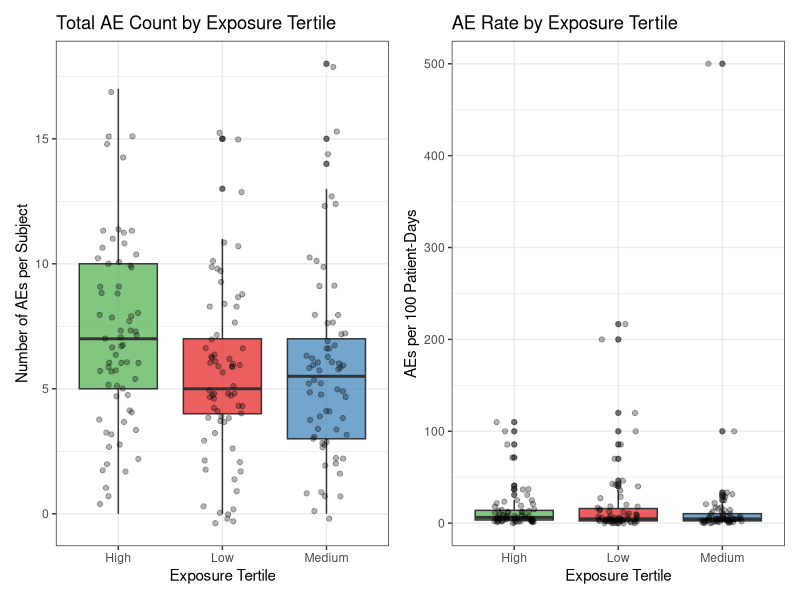
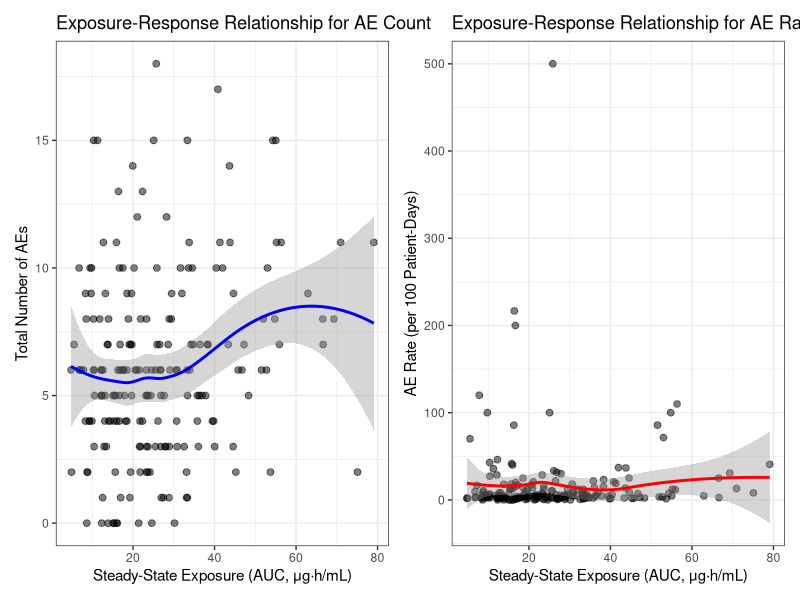
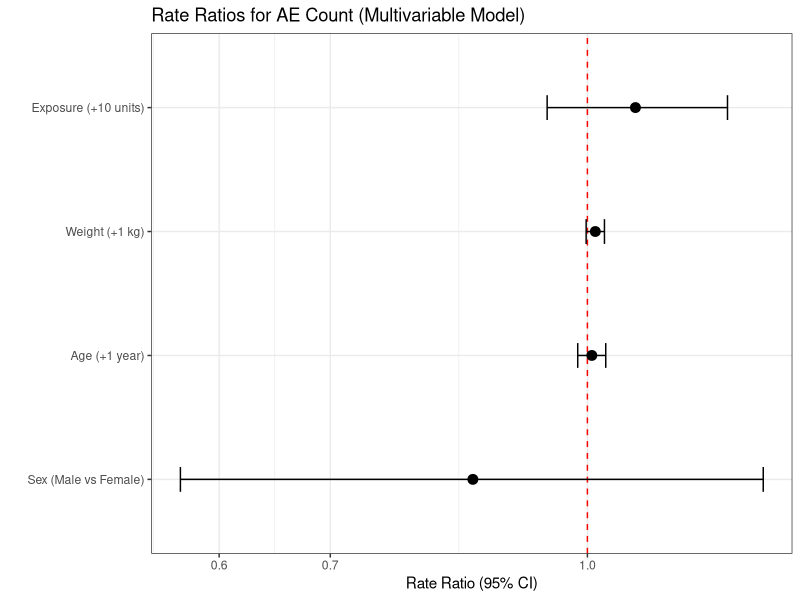
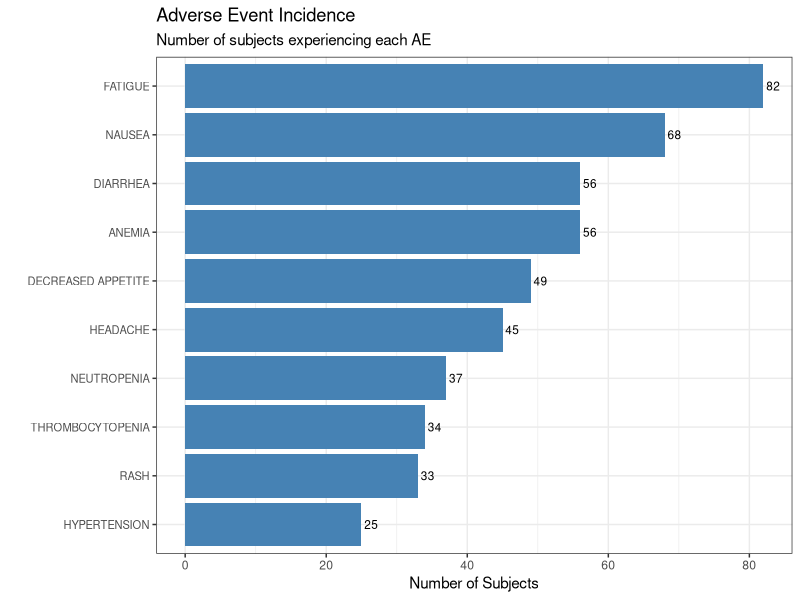
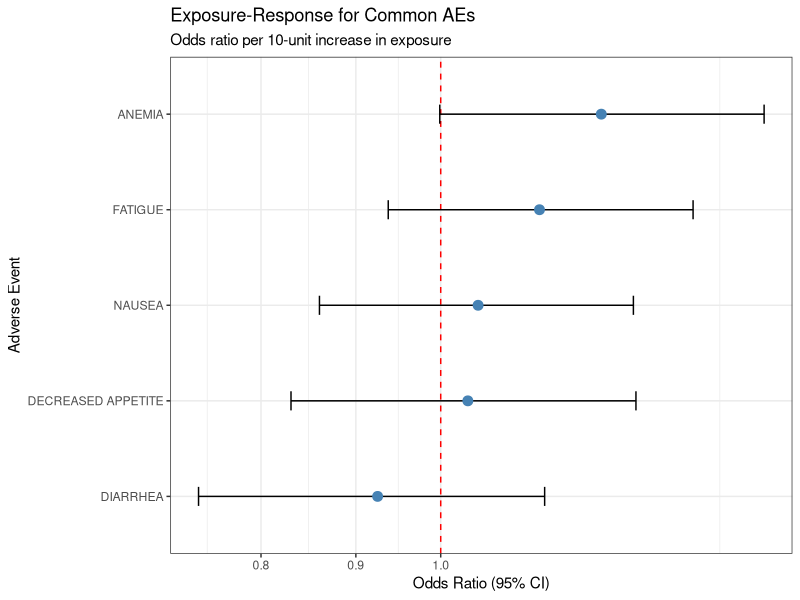
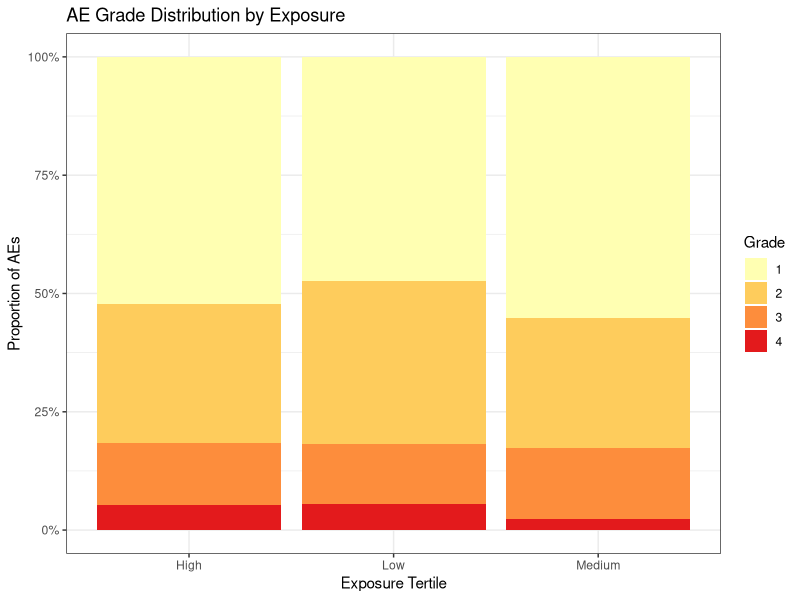
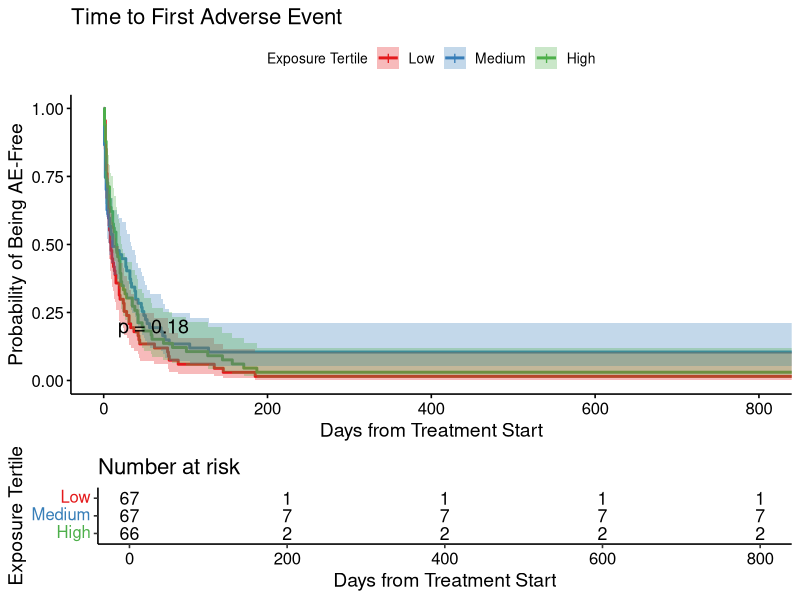
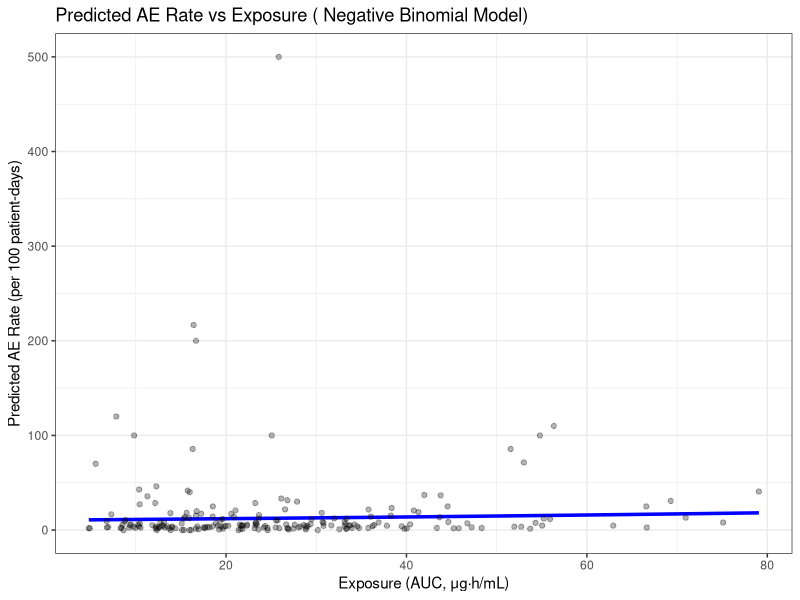

Generate these figures, in order, with R:
#===============================================================================
# Supplementary Material S2
# Exposure-Safety (ADES) Analysis Example
# Standardizing Exposure-Response Data for Modeling and Simulation
#
# Purpose: Demonstrate complete workflow from ADES dataset to exposure-safety
#          modeling using adverse event data with multi-level structure
#
# Author: [Your Name]
# Date: 2026-01-17
#===============================================================================

# Required packages
required_packages <- c("dplyr", "ggplot2", "tidyr", "MASS", "pscl",
                       "broom", "patchwork", "scales", "forcats")

# Install if needed
new_packages <- required_packages[!(required_packages %in% 
                                    installed.packages()[,"Package"])]
if(length(new_packages)) install.packages(new_packages)

# Load libraries
library(dplyr)
library(ggplot2)
library(tidyr)
library(MASS)      # For glm.nb (negative binomial)
library(pscl)      # For zero-inflated models
library(broom)     # For tidy model output
library(patchwork) # For combining plots
library(scales)    # For formatting
library(forcats)   # For factor manipulation

# Prevent MASS::select from masking dplyr::select
select <- dplyr::select

# Create output directories
if (!dir.exists("output/figures")) dir.create("output/figures", recursive = TRUE)
if (!dir.exists("output/tables")) dir.create("output/tables", recursive = TRUE)

#===============================================================================
# 1. DATA PREPARATION
#===============================================================================

cat("\n=== ADES EXPOSURE-SAFETY ANALYSIS ===\n\n")

# Load ADES dataset
ades <- read.csv("data/ades_example.csv")

cat("=== ADES Dataset Structure ===\n")
cat("Total records:", nrow(ades), "\n")
cat("Multi-level structure:\n")
cat("  - Subject-level (PARAMCD='SUBJSUM'):", 
    sum(ades$PARAMCD == "SUBJSUM"), "\n")
cat("  - Event-level (PARAMCD='AEVENT'):", 
    sum(ades$PARAMCD == "AEVENT"), "\n")
cat("  - Parameter-level (by AEDECOD):", 
    sum(!ades$PARAMCD %in% c("SUBJSUM", "AEVENT")), "\n\n")

# Extract different levels
ades_subject <- ades %>% filter(PARAMCD == "SUBJSUM")
ades_event <- ades %>% filter(PARAMCD == "AEVENT")
ades_param <- ades %>% filter(!PARAMCD %in% c("SUBJSUM", "AEVENT"))

cat("Analysis populations:\n")
cat("  - Subject-level:", nrow(ades_subject), "subjects\n")
cat("  - Event-level:", nrow(ades_event), "AE events\n")
cat("  - Unique AE terms:", length(unique(ades_param$AEDECOD)), "\n\n")

#===============================================================================
# 2. EXPLORATORY ANALYSIS
#===============================================================================

cat("=== EXPLORATORY ANALYSIS ===\n\n")

## 2.1 Overall AE Incidence by Exposure ----

# Summary by exposure tertile
ae_summary <- ades_subject %>%
  group_by(EXPOSURE_TERTILE = factor(EXPOSURE_TERTILE, 
                                      levels = c("Low", "Medium", "High"))) %>%
  summarise(
    N = n(),
    Mean_N_AES = mean(N_AES, na.rm = TRUE),
    SD_N_AES = sd(N_AES, na.rm = TRUE),
    Mean_Rate = mean(RATE_AES, na.rm = TRUE),
    SD_Rate = sd(RATE_AES, na.rm = TRUE),
    Prop_Any_AE = mean(ANY_AE == "Y", na.rm = TRUE),
    Prop_Any_SAE = mean(ANY_SAE == "Y", na.rm = TRUE),
    .groups = "drop"
  )

cat("AE Incidence by Exposure Tertile:\n")
print(ae_summary)
cat("\n")

# Visualization: AE counts by exposure tertile
p1 <- ggplot(ades_subject, 
             aes(x = EXPOSURE_TERTILE, y = N_AES, fill = EXPOSURE_TERTILE)) +
  geom_boxplot(alpha = 0.7) +
  geom_jitter(width = 0.2, alpha = 0.3) +
  scale_fill_manual(values = c("Low" = "#E41A1C", 
                                "Medium" = "#377EB8", 
                                "High" = "#4DAF4A")) +
  labs(title = "Total AE Count by Exposure Tertile",
       x = "Exposure Tertile",
       y = "Number of AEs per Subject") +
  theme_bw() +
  theme(legend.position = "none")

# AE rates by exposure
p2 <- ggplot(ades_subject, 
             aes(x = EXPOSURE_TERTILE, y = RATE_AES, fill = EXPOSURE_TERTILE)) +
  geom_boxplot(alpha = 0.7) +
  geom_jitter(width = 0.2, alpha = 0.3) +
  scale_fill_manual(values = c("Low" = "#E41A1C", 
                                "Medium" = "#377EB8", 
                                "High" = "#4DAF4A")) +
  labs(title = "AE Rate by Exposure Tertile",
       x = "Exposure Tertile",
       y = "AEs per 100 Patient-Days") +
  theme_bw() +
  theme(legend.position = "none")

# Combine plots
p_combined <- p1 | p2
ggsave("output/figures/Figure_S2A_AE_by_exposure_tertile.pdf",
       p_combined, width = 12, height = 5)

cat("Boxplots saved: output/figures/Figure_S2A_AE_by_exposure_tertile.pdf\n")

## 2.2 Continuous Exposure-Response ----

# Scatter plot: exposure vs AE count
p3 <- ggplot(ades_subject, aes(x = EXPOSURE_VAR, y = N_AES)) +
  geom_point(alpha = 0.5, size = 2) +
  geom_smooth(method = "loess", se = TRUE, color = "blue") +
  labs(title = "Exposure-Response Relationship for AE Count",
       x = "Steady-State Exposure (AUC, μg·h/mL)",
       y = "Total Number of AEs") +
  theme_bw()

# Scatter plot: exposure vs AE rate
p4 <- ggplot(ades_subject, aes(x = EXPOSURE_VAR, y = RATE_AES)) +
  geom_point(alpha = 0.5, size = 2) +
  geom_smooth(method = "loess", se = TRUE, color = "red") +
  labs(title = "Exposure-Response Relationship for AE Rate",
       x = "Steady-State Exposure (AUC, μg·h/mL)",
       y = "AE Rate (per 100 Patient-Days)") +
  theme_bw()

p_scatter <- p3 | p4
ggsave("output/figures/Figure_S2B_continuous_ER.pdf",
       p_scatter, width = 12, height = 5)

#===============================================================================
# 3. POISSON REGRESSION MODEL
#===============================================================================

cat("\n=== POISSON REGRESSION MODEL ===\n\n")

## 3.1 Simple Poisson Model ----

# Account for varying treatment duration using offset
ades_subject_analysis <- ades_subject %>%
  mutate(
    log_trtdur = log(TRTDURD),
    EXPOSURE_C = EXPOSURE_VAR - mean(EXPOSURE_VAR, na.rm = TRUE),
    EXPOSURE_C10 = EXPOSURE_C / 10  # Scale for interpretability (per 10 units)
  )

# Fit Poisson model
poisson_model <- glm(N_AES ~ EXPOSURE_C10 + offset(log_trtdur),
                     data = ades_subject_analysis,
                     family = poisson(link = "log"))

cat("Poisson Model Summary:\n")
print(summary(poisson_model))
cat("\n")

# Rate ratio per 10-unit increase in exposure
rr_poisson <- exp(coef(poisson_model)["EXPOSURE_C10"])
rr_ci <- exp(confint(poisson_model)["EXPOSURE_C10", ])

cat("Rate Ratio (per 10 μg·h/mL increase in AUC):\n")
cat(sprintf("  RR = %.3f (95%% CI: %.3f - %.3f)\n", 
            rr_poisson, rr_ci[1], rr_ci[2]))

## 3.2 Check for Overdispersion ----

# Dispersion parameter
dispersion <- sum(residuals(poisson_model, type = "pearson")^2) / 
              poisson_model$df.residual

cat("\nDispersion parameter:", round(dispersion, 2), "\n")
if (dispersion > 1.5) {
  cat("  → Overdispersion detected (>1.5). Consider negative binomial model.\n\n")
} else {
  cat("  → No significant overdispersion.\n\n")
}

## 3.3 Negative Binomial Model (if overdispersed) ----

if (dispersion > 1.5) {
  cat("=== NEGATIVE BINOMIAL MODEL ===\n\n")
  
  nb_model <- glm.nb(N_AES ~ EXPOSURE_C10 + offset(log_trtdur),
                     data = ades_subject_analysis)
  
  cat("Negative Binomial Model Summary:\n")
  print(summary(nb_model))
  cat("\n")
  
  # Rate ratio
  rr_nb <- exp(coef(nb_model)["EXPOSURE_C10"])
  rr_nb_ci <- exp(confint(nb_model)["EXPOSURE_C10", ])
  
  cat("Rate Ratio (per 10 μg·h/mL increase):\n")
  cat(sprintf("  RR = %.3f (95%% CI: %.3f - %.3f)\n", 
              rr_nb, rr_nb_ci[1], rr_nb_ci[2]))
  cat("\n")
  
  # Model comparison
  cat("Model Comparison (AIC):\n")
  cat("  Poisson:", round(AIC(poisson_model), 1), "\n")
  cat("  Negative Binomial:", round(AIC(nb_model), 1), "\n")
  cat("  → Lower AIC indicates better fit\n\n")
  
  # Use NB model for predictions
  final_model <- nb_model
  model_type <- "Negative Binomial"
} else {
  final_model <- poisson_model
  model_type <- "Poisson"
}

#===============================================================================
# 4. COVARIATE ANALYSIS
#===============================================================================

cat("=== COVARIATE ANALYSIS ===\n\n")

## 4.1 Multivariable Model ----

if (model_type == "Negative Binomial") {
  mv_model <- glm.nb(N_AES ~ EXPOSURE_C10 + AGE + SEX + WTBL + 
                       offset(log_trtdur),
                     data = ades_subject_analysis)
} else {
  mv_model <- glm(N_AES ~ EXPOSURE_C10 + AGE + SEX + WTBL + 
                    offset(log_trtdur),
                  data = ades_subject_analysis,
                  family = poisson(link = "log"))
}

cat("Multivariable Model:\n")
print(summary(mv_model))
cat("\n")

# Extract coefficients
mv_coefs <- tidy(mv_model, conf.int = TRUE, exponentiate = TRUE)

cat("Rate Ratios from Multivariable Model:\n")
print(mv_coefs %>% dplyr::select(term, estimate, conf.low, conf.high, p.value))
cat("\n")

# Forest plot
p5 <- mv_coefs %>%
  filter(term != "(Intercept)") %>%
  mutate(term = recode(term,
                       "EXPOSURE_C10" = "Exposure (+10 units)",
                       "AGE" = "Age (+1 year)",
                       "SEXM" = "Sex (Male vs Female)",
                       "WTBL" = "Weight (+1 kg)")) %>%
  ggplot(aes(x = estimate, y = fct_reorder(term, estimate))) +
  geom_vline(xintercept = 1, linetype = "dashed", color = "red") +
  geom_errorbarh(aes(xmin = conf.low, xmax = conf.high), height = 0.2) +
  geom_point(size = 3) +
  scale_x_log10() +
  labs(title = "Rate Ratios for AE Count (Multivariable Model)",
       x = "Rate Ratio (95% CI)",
       y = "") +
  theme_bw()

ggsave("output/figures/Figure_S2C_forest_plot.pdf", p5, width = 8, height = 5)

#===============================================================================
# 5. SPECIFIC AE ANALYSIS
#===============================================================================

cat("=== SPECIFIC ADVERSE EVENT ANALYSIS ===\n\n")

## 5.1 Incidence by AE Term ----

ae_incidence <- ades_param %>%
  group_by(AEDECOD) %>%
  summarise(
    N_subjects = n(),
    Total_events = sum(AVAL, na.rm = TRUE),
    Mean_events = mean(AVAL, na.rm = TRUE),
    Prop_SAE = mean(ANY_SAE == "Y", na.rm = TRUE),
    Mean_max_grade = mean(MAX_GRADE, na.rm = TRUE),
    .groups = "drop"
  ) %>%
  arrange(desc(N_subjects))

cat("AE Incidence by Term:\n")
print(ae_incidence)
cat("\n")

# Visualization
p6 <- ae_incidence %>%
  mutate(AEDECOD = fct_reorder(AEDECOD, N_subjects)) %>%
  ggplot(aes(x = N_subjects, y = AEDECOD)) +
  geom_col(fill = "steelblue") +
  geom_text(aes(label = N_subjects), hjust = -0.2, size = 3) +
  labs(title = "Adverse Event Incidence",
       subtitle = "Number of subjects experiencing each AE",
       x = "Number of Subjects",
       y = "") +
  theme_bw() +
  theme(axis.text.y = element_text(size = 8))

ggsave("output/figures/Figure_S2D_AE_incidence.pdf", p6, width = 8, height = 6)

## 5.2 Exposure-Response for Specific AEs ----

# Analyze top 5 most common AEs
top_aes <- ae_incidence %>% 
  slice_max(N_subjects, n = 5) %>% 
  pull(AEDECOD)

# Logistic regression for each AE
ae_er_results <- list()

for (ae in top_aes) {
  # Create binary outcome (did subject experience this AE?)
  ae_data <- ades_subject_analysis %>%
    left_join(
      ades_param %>% 
        filter(AEDECOD == ae) %>% 
        dplyr::select(USUBJID, HAD_AE = AVAL),
      by = "USUBJID"
    ) %>%
    mutate(HAD_AE = ifelse(is.na(HAD_AE), 0, 1))
  
  # Logistic regression
  logit_model <- glm(HAD_AE ~ EXPOSURE_C10,
                     data = ae_data,
                     family = binomial(link = "logit"))
  
  # Extract OR
  or <- exp(coef(logit_model)["EXPOSURE_C10"])
  or_ci <- exp(confint(logit_model)["EXPOSURE_C10", ])
  pval <- summary(logit_model)$coefficients["EXPOSURE_C10", "Pr(>|z|)"]
  
  ae_er_results[[ae]] <- data.frame(
    AEDECOD = ae,
    OR = or,
    CI_low = or_ci[1],
    CI_high = or_ci[2],
    p_value = pval
  )
}

ae_er_table <- bind_rows(ae_er_results)

cat("Exposure-Response for Specific AEs (Logistic Regression):\n")
cat("Odds Ratio per 10-unit increase in exposure:\n")
print(ae_er_table)
cat("\n")

write.csv(ae_er_table, "output/tables/Table_S2A_specific_AE_ER.csv", 
          row.names = FALSE)

# Forest plot for specific AEs
p7 <- ae_er_table %>%
  mutate(AEDECOD = fct_reorder(AEDECOD, OR)) %>%
  ggplot(aes(x = OR, y = AEDECOD)) +
  geom_vline(xintercept = 1, linetype = "dashed", color = "red") +
  geom_errorbarh(aes(xmin = CI_low, xmax = CI_high), height = 0.2) +
  geom_point(size = 3, color = "steelblue") +
  scale_x_log10() +
  labs(title = "Exposure-Response for Common AEs",
       subtitle = "Odds ratio per 10-unit increase in exposure",
       x = "Odds Ratio (95% CI)",
       y = "Adverse Event") +
  theme_bw()

ggsave("output/figures/Figure_S2E_specific_AE_ER.pdf", p7, width = 8, height = 5)

#===============================================================================
# 6. GRADE-SPECIFIC ANALYSIS
#===============================================================================

cat("=== SEVERITY (GRADE) ANALYSIS ===\n\n")

## 6.1 Grade Distribution by Exposure ----

grade_summary <- ades_event %>%
  group_by(EXPOSURE_TERTILE, AETOXGR) %>%
  summarise(N = n(), .groups = "drop") %>%
  group_by(EXPOSURE_TERTILE) %>%
  mutate(Prop = N / sum(N))

cat("AE Grade Distribution by Exposure Tertile:\n")
print(grade_summary)
cat("\n")

# Stacked bar chart
p8 <- ggplot(grade_summary, 
             aes(x = EXPOSURE_TERTILE, y = Prop, fill = factor(AETOXGR))) +
  geom_col(position = "stack") +
  scale_fill_brewer(palette = "YlOrRd", name = "Grade") +
  scale_y_continuous(labels = percent_format()) +
  labs(title = "AE Grade Distribution by Exposure",
       x = "Exposure Tertile",
       y = "Proportion of AEs") +
  theme_bw()

ggsave("output/figures/Figure_S2F_grade_distribution.pdf", p8, 
       width = 8, height = 5)

## 6.2 Grade 3+ Analysis ----

# Proportion of subjects with Grade 3+ AEs by exposure
grade3_summary <- ades_subject_analysis %>%
  mutate(HAD_GRADE3 = N_GRADE3 > 0) %>%
  group_by(EXPOSURE_TERTILE) %>%
  summarise(
    N = n(),
    N_Grade3 = sum(HAD_GRADE3),
    Prop_Grade3 = mean(HAD_GRADE3),
    .groups = "drop"
  )

cat("Grade 3+ AE Incidence by Exposure:\n")
print(grade3_summary)
cat("\n")

# Logistic regression for Grade 3+ events
logit_grade3 <- glm(HAD_GRADE3 ~ EXPOSURE_C10,
                    data = ades_subject_analysis %>% 
                      mutate(HAD_GRADE3 = N_GRADE3 > 0),
                    family = binomial(link = "logit"))

or_grade3 <- exp(coef(logit_grade3)["EXPOSURE_C10"])
or_grade3_ci <- exp(confint(logit_grade3)["EXPOSURE_C10", ])

cat("Grade 3+ Exposure-Response:\n")
cat(sprintf("  OR per 10-unit increase: %.3f (95%% CI: %.3f - %.3f)\n",
            or_grade3, or_grade3_ci[1], or_grade3_ci[2]))
cat("\n")

#===============================================================================
# 7. TIME-TO-FIRST-AE ANALYSIS
#===============================================================================

cat("=== TIME TO FIRST AE ANALYSIS ===\n\n")

# Calculate time to first AE for each subject
time_to_first <- ades_event %>%
  group_by(USUBJID) %>%
  summarise(
    TIME_FIRST_AE = min(AESTDY, na.rm = TRUE),
    .groups = "drop"
  ) %>%
  right_join(
    ades_subject_analysis %>% dplyr::select(USUBJID, EXPOSURE_VAR, EXPOSURE_TERTILE, 
                                       TRTDURD, ANY_AE),
    by = "USUBJID"
  ) %>%
  mutate(
    # Censoring: if no AE, censor at treatment duration
    TIME = ifelse(ANY_AE == "Y", TIME_FIRST_AE, TRTDURD),
    EVENT = ifelse(ANY_AE == "Y", 1, 0)
  )

cat("Time to First AE Summary:\n")
cat("  Subjects with AE:", sum(time_to_first$EVENT), "\n")
cat("  Median time to first AE:", 
    median(time_to_first$TIME[time_to_first$EVENT == 1]), "days\n\n")

# Kaplan-Meier by exposure
library(survival)
library(survminer)

km_ae <- survfit(Surv(TIME, EVENT) ~ EXPOSURE_TERTILE, data = time_to_first)

p9 <- ggsurvplot(
  km_ae,
  data = time_to_first,
  risk.table = TRUE,
  pval = TRUE,
  conf.int = TRUE,
  palette = c("#E41A1C", "#377EB8", "#4DAF4A"),
  title = "Time to First Adverse Event",
  xlab = "Days from Treatment Start",
  ylab = "Probability of Being AE-Free",
  legend.title = "Exposure Tertile",
  legend.labs = c("Low", "Medium", "High")
)

# FIX: Save properly
pdf("output/figures/Figure_S2G_time_to_first_AE.pdf", width = 10, height = 8)
print(p9)
dev.off()

cat("Time to first AE plot saved.\n\n")

# Cox model for time to first AE
cox_ae <- coxph(Surv(TIME, EVENT) ~ EXPOSURE_C10, 
                data = time_to_first %>% 
                  mutate(EXPOSURE_C10 = (EXPOSURE_VAR - mean(EXPOSURE_VAR)) / 10))

cat("Cox Model for Time to First AE:\n")
print(summary(cox_ae))
cat("\n")

hr_ae <- exp(coef(cox_ae)["EXPOSURE_C10"])
hr_ae_ci <- exp(confint(cox_ae)["EXPOSURE_C10", ])

cat(sprintf("Hazard Ratio per 10-unit exposure increase: %.3f (95%% CI: %.3f - %.3f)\n",
            hr_ae, hr_ae_ci[1], hr_ae_ci[2]))
cat("  → HR > 1 indicates higher exposure leads to earlier AEs\n\n")

#===============================================================================
# 8. PREDICTIVE MODELING
#===============================================================================

cat("=== PREDICTIVE MODELING ===\n\n")

# Predict AE rates at different exposure levels
exposure_range <- seq(
  min(ades_subject_analysis$EXPOSURE_VAR, na.rm = TRUE),
  max(ades_subject_analysis$EXPOSURE_VAR, na.rm = TRUE),
  length.out = 100
)

pred_data <- data.frame(
  EXPOSURE_VAR = exposure_range,
  EXPOSURE_C10 = (exposure_range - mean(ades_subject_analysis$EXPOSURE_VAR)) / 10,
  log_trtdur = log(median(ades_subject_analysis$TRTDURD)),
  AGE = median(ades_subject_analysis$AGE),
  SEX = "M",
  WTBL = median(ades_subject_analysis$WTBL)
)

# Predictions from model
pred_data$predicted_rate <- predict(final_model, newdata = pred_data, 
                                     type = "response") / 
                            median(ades_subject_analysis$TRTDURD) * 100

# Plot prediction
p10 <- ggplot() +
  geom_line(data = pred_data, 
            aes(x = EXPOSURE_VAR, y = predicted_rate),
            color = "blue", size = 1.2) +
  geom_point(data = ades_subject_analysis,
             aes(x = EXPOSURE_VAR, y = RATE_AES),
             alpha = 0.3) +
  labs(title = paste("Predicted AE Rate vs Exposure (", model_type, "Model)"),
       x = "Exposure (AUC, μg·h/mL)",
       y = "Predicted AE Rate (per 100 patient-days)") +
  theme_bw()

ggsave("output/figures/Figure_S2H_predicted_rate.pdf", p10, width = 8, height = 6)

#===============================================================================
# 9. SUMMARY AND EXPORT
#===============================================================================

cat("=== ANALYSIS COMPLETE ===\n\n")

# Create summary table
summary_results <- data.frame(
  Analysis = c("Overall AE Count", "Grade 3+ Events", "Time to First AE"),
  Effect_Metric = c("Rate Ratio", "Odds Ratio", "Hazard Ratio"),
  Estimate = c(
    ifelse(model_type == "Negative Binomial", rr_nb, rr_poisson),
    or_grade3,
    hr_ae
  ),
  CI_Lower = c(
    ifelse(model_type == "Negative Binomial", rr_nb_ci[1], rr_ci[1]),
    or_grade3_ci[1],
    hr_ae_ci[1]
  ),
  CI_Upper = c(
    ifelse(model_type == "Negative Binomial", rr_nb_ci[2], rr_ci[2]),
    or_grade3_ci[2],
    hr_ae_ci[2]
  ),
  Interpretation = c(
    "Per 10-unit AUC increase",
    "Per 10-unit AUC increase",
    "Per 10-unit AUC increase"
  )
)

cat("Summary of Exposure-Safety Relationships:\n")
print(summary_results)
cat("\n")

write.csv(summary_results, "output/tables/Table_S2B_summary_results.csv",
          row.names = FALSE)

# Session info
sink("output/session_info_ades.txt")
cat("=== R Session Information ===\n\n")
print(sessionInfo())
sink()

cat("All outputs saved in output/ directory\n\n")

cat("Figures:\n")
cat("  - Figure_S2A_AE_by_exposure_tertile.pdf\n")
cat("  - Figure_S2B_continuous_ER.pdf\n")
cat("  - Figure_S2C_forest_plot.pdf\n")
cat("  - Figure_S2D_AE_incidence.pdf\n")
cat("  - Figure_S2E_specific_AE_ER.pdf\n")
cat("  - Figure_S2F_grade_distribution.pdf\n")
cat("  - Figure_S2G_time_to_first_AE.pdf\n")
cat("  - Figure_S2H_predicted_rate.pdf\n\n")

cat("Tables:\n")
cat("  - Table_S2A_specific_AE_ER.csv\n")
cat("  - Table_S2B_summary_results.csv\n\n")

cat("=== END OF ADES ANALYSIS ===\n")

#===============================================================================
# END OF SCRIPT
#===============================================================================
